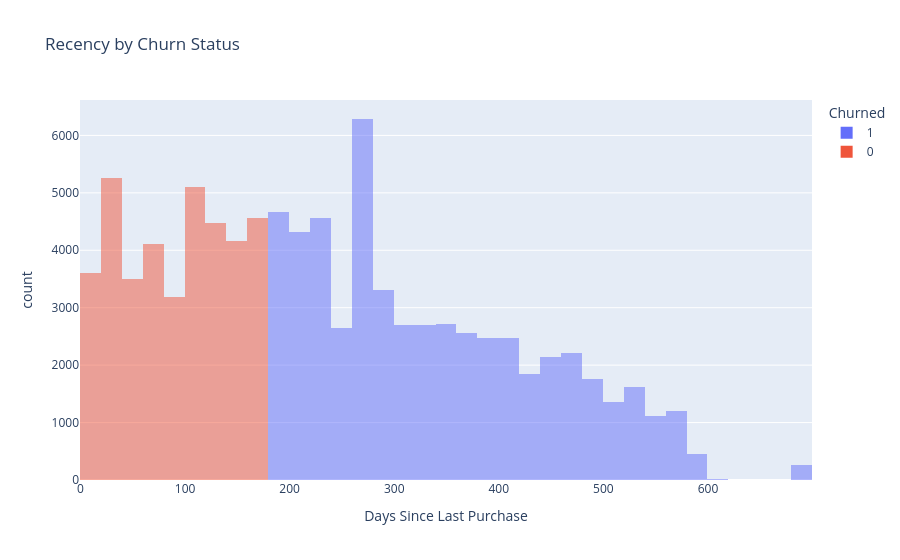

Notebook code for this chart:
### Code cell
# --- Recency distribution by churn label ---
px.histogram(df, x="recency_days", color="churned",
             barmode="overlay", nbins=60,
             title="Recency by Churn Status",
             labels={"recency_days": "Days Since Last Purchase", "churned": "Churned"})

### Figure 1 — Plotly figure (JSON) as saved in the notebook; plotly's stock layout.template omitted (floating-point values rounded to 4 significant figures; data arrays with more than 128 entries replaced by an {"elided": "..."} marker saying what was removed)
{"data": [{"bingroup": "x", "hovertemplate": "Churned=1<br>Days Since Last Purchase=%{x}<br>count=%{y}<extra></extra>", "legendgroup": "1", "marker": {"color": "#636efa", "opacity": 0.5, "pattern": {"shape": ""}}, "name": "1", "nbinsx": 60, "orientation": "v", "showlegend": true, "type": "histogram", "x": {"elided": "55380 int values"}, "xaxis": "x", "yaxis": "y"}, {"bingroup": "x", "hovertemplate": "Churned=0<br>Days Since Last Purchase=%{x}<br>count=%{y}<extra></extra>", "legendgroup": "0", "marker": {"color": "#EF553B", "opacity": 0.5, "pattern": {"shape": ""}}, "name": "0", "nbinsx": 60, "orientation": "v", "showlegend": true, "type": "histogram", "x": {"elided": "37977 int values"}, "xaxis": "x", "yaxis": "y"}], "layout": {"barmode": "overlay", "legend": {"title": {"text": "Churned"}, "tracegroupgap": 0}, "title": {"text": "Recency by Churn Status"}, "xaxis": {"anchor": "y", "domain": [0, 1], "title": {"text": "Days Since Last Purchase"}}, "yaxis": {"anchor": "x", "domain": [0, 1], "title": {"text": "count"}}}}
